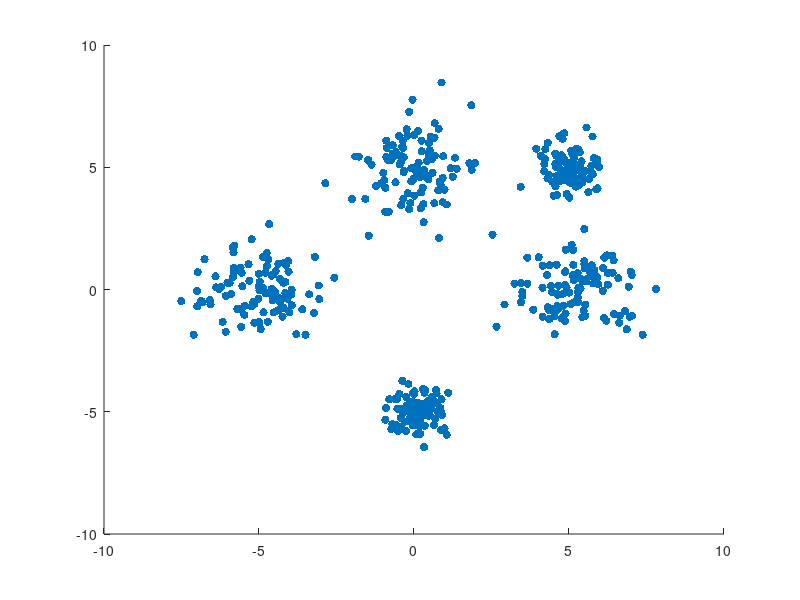

This figure's MATLAB source: (Note: this script raises an error after producing the figure.)
%======================================
%========== PRACTICE 1. ===============
%======================================

data = load('data.mat');
data_points = data.X;
% Plot data points before clustering.
scatter(data_points(:,1), data_points(:,2), 'filled'); 

% Run different cluster
K_cluster = [2,4,5,10,20];
len_k = length(K_cluster);
for k = 1:len_k
    [clusters, centroids] = kMeansP3(data_points, K_cluster(k));
    fprintf("%s", mat2str(clusters));
    fprintf("%s", mat2str(centroids));

    % Loop through all clusters which is the same number as centroids.
    len_centroid = length(centroids);

    groups = unique(clusters);
    figure;
    gscatter(data_points(:,1), data_points(:,2), clusters); 
end

% Testing seed for random range.
K_cluster = [5, 5, 5];
len_k = length(K_cluster);
for k = 1:len_k
    [clusters, centroids] = kMeansP3(data_points, K_cluster(k));
    fprintf("%s", mat2str(clusters));
    fprintf("%s", mat2str(centroids));

    % Loop through all clusters which is the same number as centroids.
    len_centroid = length(centroids);

    groups = unique(clusters);
    figure;
    gscatter(data_points(:,1), data_points(:,2), clusters); 
end

